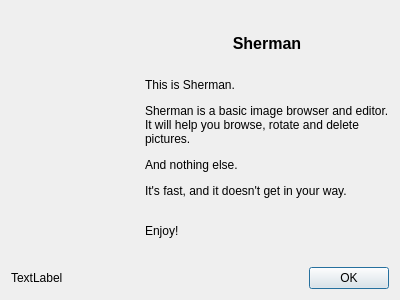
<?xml version="1.0" encoding="UTF-8"?>
<ui version="4.0">
 <class>Dialog</class>
 <widget class="QDialog" name="Dialog">
  <property name="geometry">
   <rect>
    <x>0</x>
    <y>0</y>
    <width>400</width>
    <height>300</height>
   </rect>
  </property>
  <property name="sizePolicy">
   <sizepolicy hsizetype="Fixed" vsizetype="Fixed">
    <horstretch>0</horstretch>
    <verstretch>0</verstretch>
   </sizepolicy>
  </property>
  <property name="minimumSize">
   <size>
    <width>400</width>
    <height>300</height>
   </size>
  </property>
  <property name="windowTitle">
   <string>Sherman - Help</string>
  </property>
  <property name="windowIcon">
   <iconset resource="art.qrc">
    <normaloff>:/icons/icon.png</normaloff>:/icons/icon.png</iconset>
  </property>
  <property name="modal">
   <bool>true</bool>
  </property>
  <layout class="QVBoxLayout" name="verticalLayout">
   <item>
    <layout class="QGridLayout" name="gridLayout_2">
     <item row="0" column="0">
      <widget class="QLabel" name="labelIcon">
       <property name="minimumSize">
        <size>
         <width>128</width>
         <height>128</height>
        </size>
       </property>
       <property name="maximumSize">
        <size>
         <width>128</width>
         <height>128</height>
        </size>
       </property>
       <property name="text">
        <string/>
       </property>
       <property name="pixmap">
        <pixmap resource="art.qrc">:/icons/icon.png</pixmap>
       </property>
       <property name="scaledContents">
        <bool>true</bool>
       </property>
      </widget>
     </item>
     <item row="0" column="1">
      <widget class="QLabel" name="labelText">
       <property name="sizePolicy">
        <sizepolicy hsizetype="Preferred" vsizetype="Expanding">
         <horstretch>0</horstretch>
         <verstretch>0</verstretch>
        </sizepolicy>
       </property>
       <property name="text">
        <string>&lt;html&gt;&lt;head/&gt;&lt;body&gt;&lt;p align=&quot;center&quot;&gt;&lt;span style=&quot; font-size:12pt; font-weight:600;&quot;&gt;Sherman&lt;/span&gt;&lt;br/&gt;&lt;/p&gt;&lt;p&gt;This is Sherman.&lt;/p&gt;&lt;p&gt;Sherman is a basic image browser and editor. It will help you browse, rotate and delete pictures. &lt;/p&gt;&lt;p&gt;And nothing else. &lt;/p&gt;&lt;p&gt;It's fast, and it doesn't get in your way.&lt;br/&gt;&lt;/p&gt;&lt;p&gt;Enjoy!&lt;/p&gt;&lt;/body&gt;&lt;/html&gt;</string>
       </property>
       <property name="textFormat">
        <enum>Qt::RichText</enum>
       </property>
       <property name="scaledContents">
        <bool>false</bool>
       </property>
       <property name="alignment">
        <set>Qt::AlignLeading|Qt::AlignLeft|Qt::AlignVCenter</set>
       </property>
       <property name="wordWrap">
        <bool>true</bool>
       </property>
      </widget>
     </item>
    </layout>
   </item>
   <item>
    <layout class="QHBoxLayout" name="horizontalLayout">
     <item>
      <widget class="QLabel" name="labelVersion">
       <property name="text">
        <string>TextLabel</string>
       </property>
      </widget>
     </item>
     <item>
      <spacer name="horizontalSpacer">
       <property name="orientation">
        <enum>Qt::Horizontal</enum>
       </property>
       <property name="sizeHint" stdset="0">
        <size>
         <width>40</width>
         <height>20</height>
        </size>
       </property>
      </spacer>
     </item>
     <item>
      <widget class="QDialogButtonBox" name="buttonBox">
       <property name="orientation">
        <enum>Qt::Horizontal</enum>
       </property>
       <property name="standardButtons">
        <set>QDialogButtonBox::Ok</set>
       </property>
      </widget>
     </item>
    </layout>
   </item>
  </layout>
 </widget>
 <resources>
  <include location="art.qrc"/>
 </resources>
 <connections>
  <connection>
   <sender>buttonBox</sender>
   <signal>accepted()</signal>
   <receiver>Dialog</receiver>
   <slot>accept()</slot>
   <hints>
    <hint type="sourcelabel">
     <x>248</x>
     <y>254</y>
    </hint>
    <hint type="destinationlabel">
     <x>157</x>
     <y>274</y>
    </hint>
   </hints>
  </connection>
  <connection>
   <sender>buttonBox</sender>
   <signal>rejected()</signal>
   <receiver>Dialog</receiver>
   <slot>reject()</slot>
   <hints>
    <hint type="sourcelabel">
     <x>316</x>
     <y>260</y>
    </hint>
    <hint type="destinationlabel">
     <x>286</x>
     <y>274</y>
    </hint>
   </hints>
  </connection>
 </connections>
</ui>
